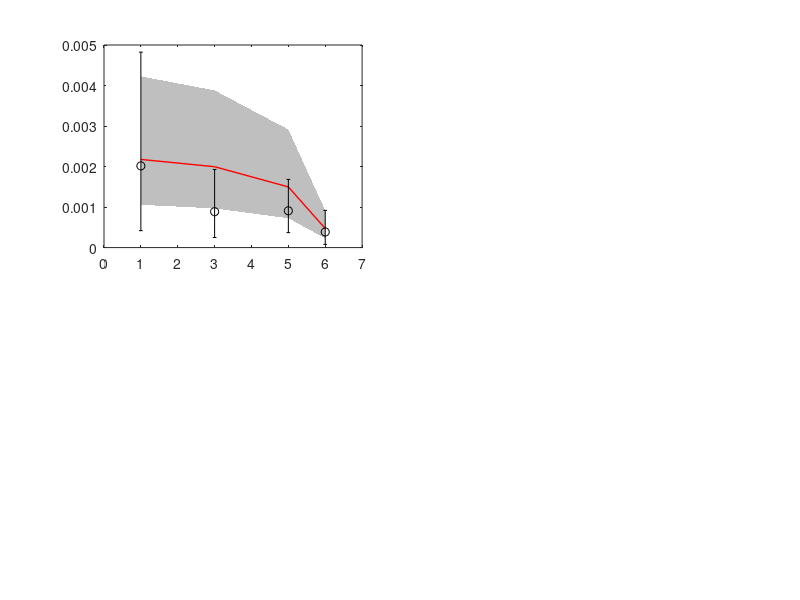

Here is the MATLAB script that generated this plot: (Note: this script raises an error after producing the figure.)


fig1 = figure('units','normalized','outerposition',[0 0 0.7 1]) %figure();
load plotbasecase
t = [1,3,5,6]; % [2008,2010,2012,2013]
X = [t flip(t)];
X1 = [t flip(t)];
subplot(2,2,1)
%plot(t,B(:,1:4),'Color',[0.75,0.75,0.75]);
fill(X,Y,[0.75,0.75,0.75],'EdgeColor','none')
hold on;
plot(t,Best(1:4),'r','linewidth',1);
errorbar(t,DS1, bd1(:,1),bd1(:,2),'ko','linewidth',1.5)
ylabel('Prevalence','FontSize',16)
xlabel('Years','FontSize',16)
%plot(tdv,DV1,'ko','linewidth',1.5);
hold off;
title('Stage I','FontSize',16)
ax = gca;
ax.XTick = [1,2,3,4,5,6]
ax.XTickLabel = {'2008','2009', '2010','2011','2012',' 2013'}
a = get(gca,'TickLabel')
set(gca,'TickLabel',a,'FontSize',12)

box('off')
subplot(2,2,2)
%plot(t,B(:,5:8),'Color',[0.75,0.75,0.75]);
fill(X1,Y1,[0.75,0.75,0.75],'EdgeColor','none')
hold on;
plot(t,Best(5:8),'r','linewidth',1);
errorbar(t,DS2, bd2(:,1),bd2(:,2),'ko','linewidth',1.5)
%plot(tdv,DV2,'ko','linewidth',1.5);
xlabel('Years','FontSize',16)
hold off;
title('Stage II','FontSize',16)
ax = gca;
ax.XTick = [1,2,3,4,5,6]
ax.XTickLabel = {'2008','2009', '2010','2011','2012',' 2013'}
a = get(gca,'TickLabel')
set(gca,'TickLabel',a,'FontSize',12)


box('off')
clear all
load plotNHA
t = [1,3,5,6]; % [2008,2010,2012,2013]
X = [t flip(t)];
X1 = [t flip(t)];
subplot(2,2,3)
%plot(t,B(:,1:4),'Color',[0.75,0.75,0.75]);
fill(X,Y,[0.75,0.75,0.75],'EdgeColor','none')
hold on;
plot(t,Best(1:4),'r','linewidth',1);
errorbar(t,DS1, bd1(:,1),bd1(:,2),'ko','linewidth',1.5)
ylabel('Prevalence','FontSize',16)
xlabel('Years','FontSize',16)
%plot(tdv,DV1,'ko','linewidth',1.5);
hold off;
title('Stage I','FontSize',16)
ax = gca;
ax.XTick = [1,2,3,4,5,6]
ax.XTickLabel = {'2008','2009', '2010','2011','2012',' 2013'}
a = get(gca,'TickLabel')
set(gca,'TickLabel',a,'FontSize',12)
box('off')
subplot(2,2,4)
%plot(t,B(:,5:8),'Color',[0.75,0.75,0.75]);
fill(X1,Y1,[0.75,0.75,0.75],'EdgeColor','none')
hold on;
plot(t,Best(5:8),'r','linewidth',1);
errorbar(t,DS2, bd2(:,1),bd2(:,2),'ko','linewidth',1.5)
%plot(tdv,DV2,'ko','linewidth',1.5);
xlabel('Years','FontSize',16)
hold off;
title('Stage II','FontSize',16)
ax = gca;
ax.XTick = [1,2,3,4,5,6]
ax.XTickLabel = {'2008','2009', '2010','2011','2012',' 2013'}
a = get(gca,'XTickLabel')
set(gca,'XTickLabel',a,'FontSize',12)
%fix_xticklabels(gca,0.1,{'FontSize',14});
box('off')
